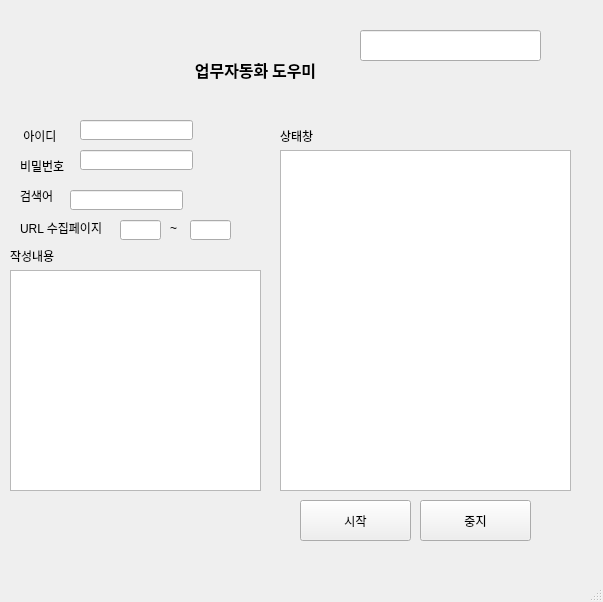
<?xml version="1.0" encoding="UTF-8"?>
<ui version="4.0">
 <class>MainWindow</class>
 <widget class="QMainWindow" name="MainWindow">
  <property name="geometry">
   <rect>
    <x>0</x>
    <y>0</y>
    <width>603</width>
    <height>602</height>
   </rect>
  </property>
  <property name="windowTitle">
   <string>MainWindow</string>
  </property>
  <widget class="QWidget" name="centralwidget">
   <widget class="QLabel" name="label">
    <property name="geometry">
     <rect>
      <x>20</x>
      <y>10</y>
      <width>471</width>
      <height>121</height>
     </rect>
    </property>
    <property name="font">
     <font>
      <family>맑은 고딕</family>
      <pointsize>24</pointsize>
      <weight>50</weight>
      <bold>false</bold>
     </font>
    </property>
    <property name="text">
     <string>&lt;html&gt;&lt;head/&gt;&lt;body&gt;&lt;p align=&quot;center&quot;&gt;&lt;span style=&quot; font-size:12pt; font-weight:600;&quot;&gt;업무자동화 도우미&lt;/span&gt;&lt;/p&gt;&lt;/body&gt;&lt;/html&gt;</string>
    </property>
   </widget>
   <widget class="QLabel" name="label_2">
    <property name="geometry">
     <rect>
      <x>20</x>
      <y>130</y>
      <width>56</width>
      <height>12</height>
     </rect>
    </property>
    <property name="text">
     <string> 아이디</string>
    </property>
   </widget>
   <widget class="QLabel" name="label_3">
    <property name="geometry">
     <rect>
      <x>20</x>
      <y>160</y>
      <width>56</width>
      <height>12</height>
     </rect>
    </property>
    <property name="text">
     <string>비밀번호</string>
    </property>
   </widget>
   <widget class="QLabel" name="label_4">
    <property name="geometry">
     <rect>
      <x>20</x>
      <y>190</y>
      <width>56</width>
      <height>12</height>
     </rect>
    </property>
    <property name="text">
     <string>검색어</string>
    </property>
   </widget>
   <widget class="QLabel" name="label_5">
    <property name="geometry">
     <rect>
      <x>20</x>
      <y>220</y>
      <width>121</width>
      <height>16</height>
     </rect>
    </property>
    <property name="text">
     <string>URL 수집페이지</string>
    </property>
   </widget>
   <widget class="QLineEdit" name="lineEdit_id">
    <property name="geometry">
     <rect>
      <x>80</x>
      <y>120</y>
      <width>113</width>
      <height>20</height>
     </rect>
    </property>
   </widget>
   <widget class="QLineEdit" name="lineEdit_pw">
    <property name="geometry">
     <rect>
      <x>80</x>
      <y>150</y>
      <width>113</width>
      <height>20</height>
     </rect>
    </property>
   </widget>
   <widget class="QLineEdit" name="lineEdit_Search">
    <property name="geometry">
     <rect>
      <x>70</x>
      <y>190</y>
      <width>113</width>
      <height>20</height>
     </rect>
    </property>
   </widget>
   <widget class="QLineEdit" name="lineEdit_4">
    <property name="geometry">
     <rect>
      <x>120</x>
      <y>220</y>
      <width>41</width>
      <height>20</height>
     </rect>
    </property>
   </widget>
   <widget class="QLabel" name="label_6">
    <property name="geometry">
     <rect>
      <x>280</x>
      <y>130</y>
      <width>56</width>
      <height>12</height>
     </rect>
    </property>
    <property name="text">
     <string>상태창</string>
    </property>
   </widget>
   <widget class="QLineEdit" name="lineEdit_5">
    <property name="geometry">
     <rect>
      <x>190</x>
      <y>220</y>
      <width>41</width>
      <height>20</height>
     </rect>
    </property>
   </widget>
   <widget class="QLabel" name="label_7">
    <property name="geometry">
     <rect>
      <x>170</x>
      <y>220</y>
      <width>21</width>
      <height>16</height>
     </rect>
    </property>
    <property name="text">
     <string>~</string>
    </property>
   </widget>
   <widget class="QLabel" name="label_8">
    <property name="geometry">
     <rect>
      <x>10</x>
      <y>250</y>
      <width>56</width>
      <height>12</height>
     </rect>
    </property>
    <property name="text">
     <string>작성내용</string>
    </property>
   </widget>
   <widget class="QTextBrowser" name="textBrowser">
    <property name="geometry">
     <rect>
      <x>280</x>
      <y>150</y>
      <width>291</width>
      <height>341</height>
     </rect>
    </property>
   </widget>
   <widget class="QPushButton" name="pushButton">
    <property name="geometry">
     <rect>
      <x>300</x>
      <y>500</y>
      <width>111</width>
      <height>41</height>
     </rect>
    </property>
    <property name="text">
     <string>시작</string>
    </property>
   </widget>
   <widget class="QPushButton" name="pushButton_2">
    <property name="geometry">
     <rect>
      <x>420</x>
      <y>500</y>
      <width>111</width>
      <height>41</height>
     </rect>
    </property>
    <property name="text">
     <string>중지</string>
    </property>
   </widget>
   <widget class="QLineEdit" name="lineEdit_7">
    <property name="geometry">
     <rect>
      <x>360</x>
      <y>30</y>
      <width>181</width>
      <height>31</height>
     </rect>
    </property>
   </widget>
   <widget class="QTextEdit" name="textEdit">
    <property name="geometry">
     <rect>
      <x>10</x>
      <y>270</y>
      <width>251</width>
      <height>221</height>
     </rect>
    </property>
   </widget>
  </widget>
  <widget class="QMenuBar" name="menubar">
   <property name="geometry">
    <rect>
     <x>0</x>
     <y>0</y>
     <width>603</width>
     <height>21</height>
    </rect>
   </property>
  </widget>
  <widget class="QStatusBar" name="statusbar"/>
 </widget>
 <resources/>
 <connections>
  <connection>
   <sender>pushButton</sender>
   <signal>clicked()</signal>
   <receiver>MainWindow</receiver>
   <slot>start()</slot>
   <hints>
    <hint type="sourcelabel">
     <x>345</x>
     <y>551</y>
    </hint>
    <hint type="destinationlabel">
     <x>287</x>
     <y>569</y>
    </hint>
   </hints>
  </connection>
  <connection>
   <sender>pushButton_2</sender>
   <signal>clicked()</signal>
   <receiver>MainWindow</receiver>
   <slot>stop()</slot>
   <hints>
    <hint type="sourcelabel">
     <x>484</x>
     <y>543</y>
    </hint>
    <hint type="destinationlabel">
     <x>473</x>
     <y>580</y>
    </hint>
   </hints>
  </connection>
 </connections>
 <slots>
  <slot>start()</slot>
  <slot>stop()</slot>
 </slots>
</ui>
